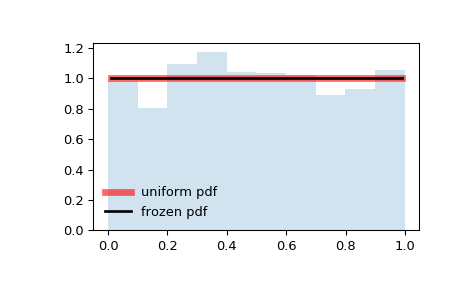

This chart was generated by the following Python code:
from scipy.stats import uniform
import matplotlib.pyplot as plt
fig, ax = plt.subplots(1, 1)

# Calculate a few first moments:

mean, var, skew, kurt = uniform.stats(moments='mvsk')

# Display the probability density function (``pdf``):

x = np.linspace(uniform.ppf(0.01),
                uniform.ppf(0.99), 100)
ax.plot(x, uniform.pdf(x),
       'r-', lw=5, alpha=0.6, label='uniform pdf')

# Alternatively, the distribution object can be called (as a function)
# to fix the shape, location and scale parameters. This returns a "frozen"
# RV object holding the given parameters fixed.

# Freeze the distribution and display the frozen ``pdf``:

rv = uniform()
ax.plot(x, rv.pdf(x), 'k-', lw=2, label='frozen pdf')

# Check accuracy of ``cdf`` and ``ppf``:

vals = uniform.ppf([0.001, 0.5, 0.999])
np.allclose([0.001, 0.5, 0.999], uniform.cdf(vals))
# True

# Generate random numbers:

r = uniform.rvs(size=1000)

# And compare the histogram:

ax.hist(r, density=True, histtype='stepfilled', alpha=0.2)
ax.legend(loc='best', frameon=False)
plt.show()
